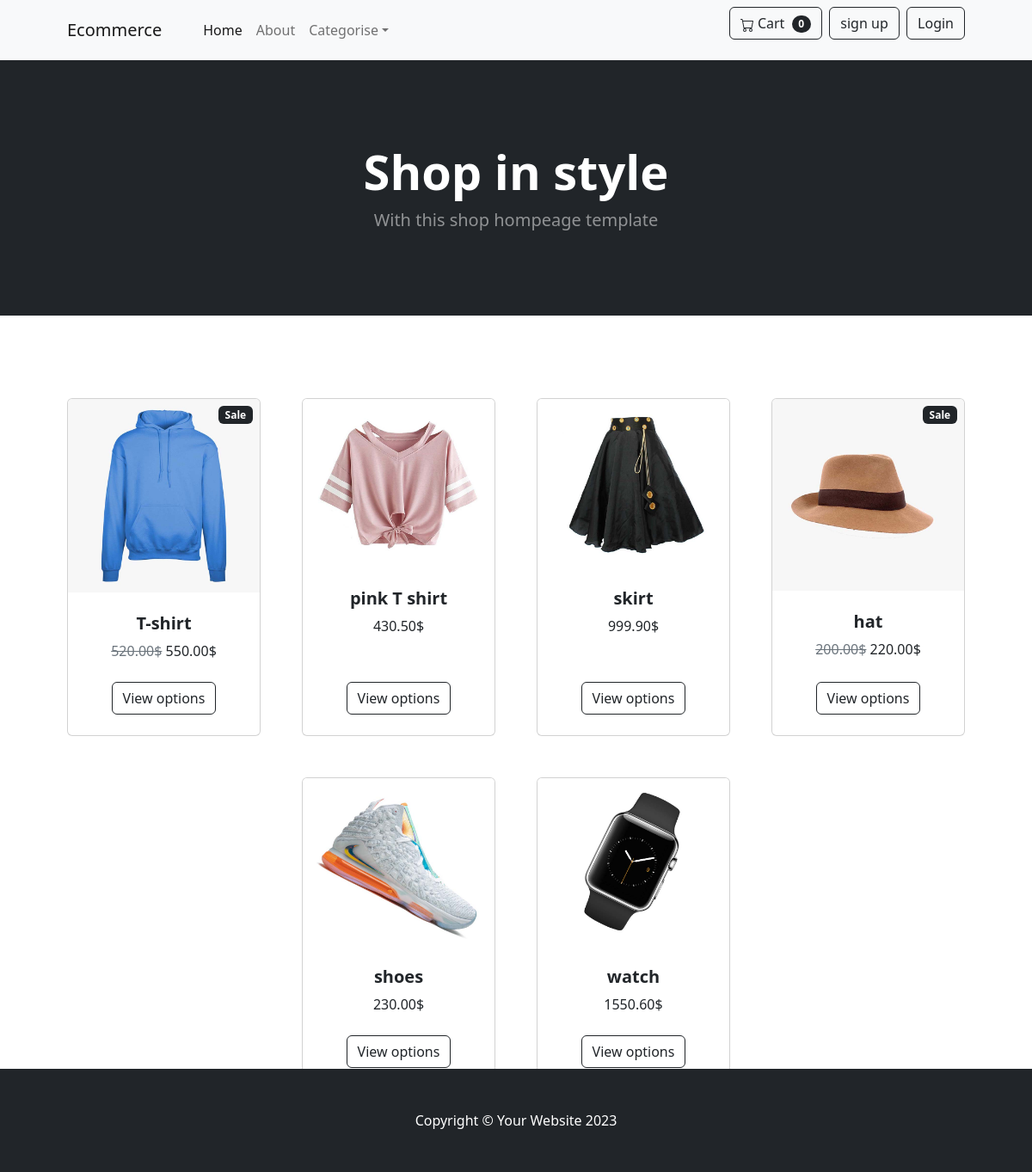
The page / on the database its author committed.
### store/models.py (models this page shows, shortened)
class Product(models.Model):
    name = models.CharField(max_length=50)
    price = models.DecimalField(default=0, decimal_places=2, max_digits=6)
    category = models.ForeignKey(Category, on_delete=models.CASCADE,related_name='product')
    description = models.TextField()
    image = models.ImageField(upload_to="products")
    is_sale = models.BooleanField(default=False)
    sale_price = models.DecimalField(default=0, decimal_places=2, max_digits=6)

### store/views.py (the view)
# urls.py: 2. Add a URL to urlpatterns:  path('', views.home, name='home')
def home(request):
    items = Product.objects.all()
    categorise = Category.objects.all()
    return render(request , 'index.html',{'items':items,'categorise':categorise})

### templates/index.html (shortened to what this page needs)
{% extends 'base.html' %}
{% load bootstrap5 %}
            {% block content %}
        <header class="bg-dark py-5">
            <div class="container px-4 px-lg-5 my-5">
                <div class="text-center text-white">
                    <h1 class="display-4 fw-bolder">Shop in style</h1>
                    <p class="lead fw-normal text-white-50 mb-0">With this shop hompeage template</p>
                </div>
            </div>
        </header>
        <section class="py-5">
            <div class="container px-4 px-lg-5 mt-5">
                <div class="row gx-4 gx-lg-5 row-cols-2 row-cols-md-3 row-cols-xl-4 justify-content-center">
                    {% for item in items  %}
                    <div class="col mb-5">
                        <div class="card h-100">
                            <img src="{{item.image.url}}" class="card-img-top" alt="..." />
                            <div class="card-body p-4">
                                <div class="text-center">
                                    <h5 class="fw-bolder">{{item.name}}</h5>
                                    {% if item.is_sale %}
                                    <div class="badge bg-dark text-white position-absolute" style="top: 0.5rem; right: 0.5rem">Sale</div>
                                    <span class="text-muted text-decoration-line-through">{{item.sale_price}}$</span>
                                    {{item.price}}$
                                   {% else %} {{item.price}}$ {% endif %}
                            </div>
                            </div>
                            <div class="card-footer p-4 pt-0 border-top-0 bg-transparent">
                                <div class="text-center"><a class="btn btn-outline-dark mt-auto" href="{% url  'store:review' item.pk %}">View options</a></div>
                            </div>
                        </div>
                    </div>
                    {% endfor %}
                </div>
            </div>
        </section>
        {% endblock content %}

### templates/base.html (shortened to what this page needs)
{% load static %}
{% load bootstrap5 %}
{% bootstrap_css %}
<!DOCTYPE html>
<html lang="en">
    <head>
        <link href="{% static 'css/bootstrap-icons.css' %}" rel="stylesheet" />
        <link href="{% static 'css/styles.css' %}" rel="stylesheet" />
    </head>
    <body>
         <nav class="navbar navbar-expand-lg navbar-light bg-light">
            <div class="container px-4 px-lg-5">
                <a class="navbar-brand" href="{% url 'store:home' %}">Ecommerce</a>
                <div class="collapse navbar-collapse" id="navbarSupportedContent">
                    <ul class="navbar-nav me-auto mb-2 mb-lg-0 ms-lg-4">
                        <li class="nav-item"><a class="nav-link active" aria-current="page" href="{% url 'store:home' %}">Home</a></li>
                        <li class="nav-item"><a class="nav-link" href="{% url 'store:about' %}">About</a></li>
                        {% if categorise %}
                        <li class="nav-item dropdown">
                            <a class="nav-link dropdown-toggle" id="navbarDropdown"  role="button" data-bs-toggle="dropdown" aria-expanded="false">Categorise</a>
                        </li>   {% endif %}
                    </ul>
                    <form class="d-flex">
                        <a class="btn btn-outline-dark" href="{% url 'cart:summery' %}">
                            Cart
                            <span class="badge bg-dark text-white ms-1 rounded-pill">0</span>
                        </a>
                        {% if user.is_authenticated %}
                        &nbsp;&nbsp;
                        <button class="btn btn-outline-dark" > <a class="nav-link active" href="{% url 'store:logout' %}"> Logout </a></button>
                        {% else %}
                        <button class="btn btn-outline-dark" > <a class="nav-link active" href="{% url 'store:signup' %}"> sign up </a></button>
                        <button class="btn btn-outline-dark" > <a class="nav-link active" href="{% url 'store:login' %}"> Login </a></button>
                        {% endif %}
                    </form>
                </div>
            </div>
        </nav>
        {% block content %}
        {% endblock content %}
        <footer class="py-5 bg-dark fixed-bottom" >
            <div class="container"><p class="m-0 text-center text-white">Copyright &copy; Your Website 2023</p></div>
        </footer>
    </body>
</html>

### rows shown on the page
Product: image (picture), name "T-shirt", sale_price "520.00", price "550.00"
Product: image (picture), name "pink T shirt", price "430.50"
Product: image (picture), name "skirt", price "999.90"
Product: image (picture), name "hat", sale_price "200.00", price "220.00"
Product: image (picture), name "shoes", price "230.00"
Product: image (picture), name "watch", price "1550.60"
